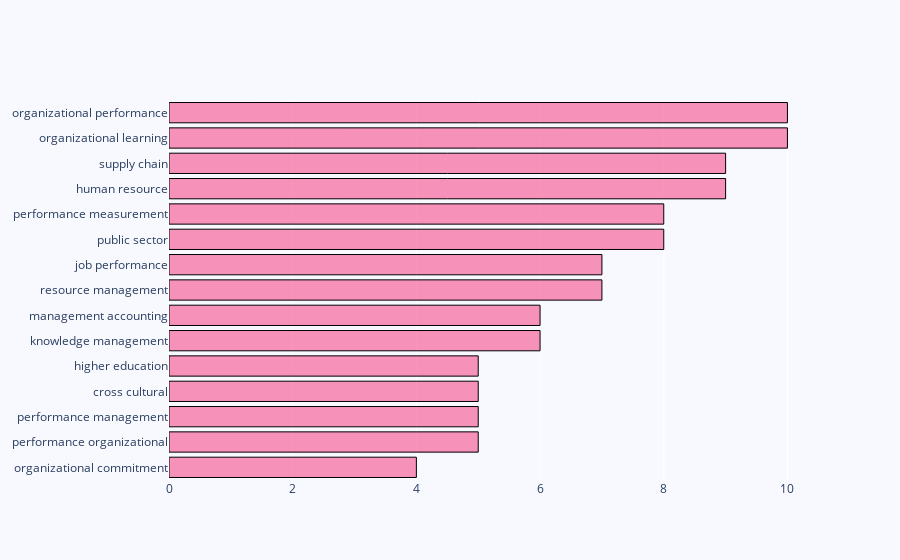

Write notebook code for a chart like this one.
### Code cell
bibfile.get_top_ngrams(view = 'notebook', entry = 'kwa', ngrams = 2, stop_words = ['en'], rmv_custom_words = [], wordsn = 15)

### Figure 1 — Plotly figure (JSON) as saved in the notebook; plotly's stock layout.template omitted (floating-point values rounded to 4 significant figures)
{"data": [{"marker": {"color": "rgba(246, 78, 139, 0.6)", "line": {"color": "black", "width": 1}}, "orientation": "h", "type": "bar", "x": [10, 10, 9, 9, 8, 8, 7, 7, 6, 6, 5, 5, 5, 5, 4], "y": ["organizational performance", "organizational learning", "supply chain", "human resource", "performance measurement", "public sector", "job performance", "resource management", "management accounting", "knowledge management", "higher education", "cross cultural", "performance management", "performance organizational", "organizational commitment"]}], "layout": {"paper_bgcolor": "rgb(248, 248, 255)", "plot_bgcolor": "rgb(248, 248, 255)", "yaxis": {"autorange": "reversed"}}}
